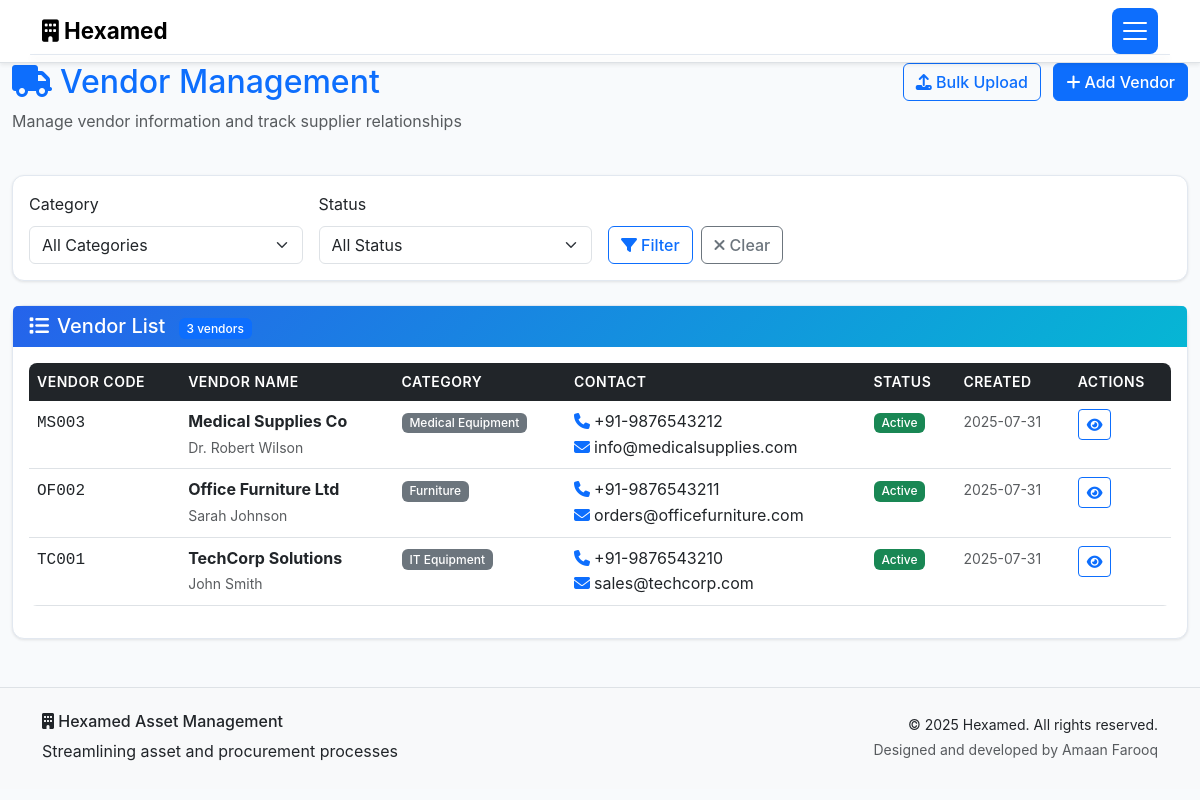
/vendors (signed in), run on an earlier commit of the app's database.
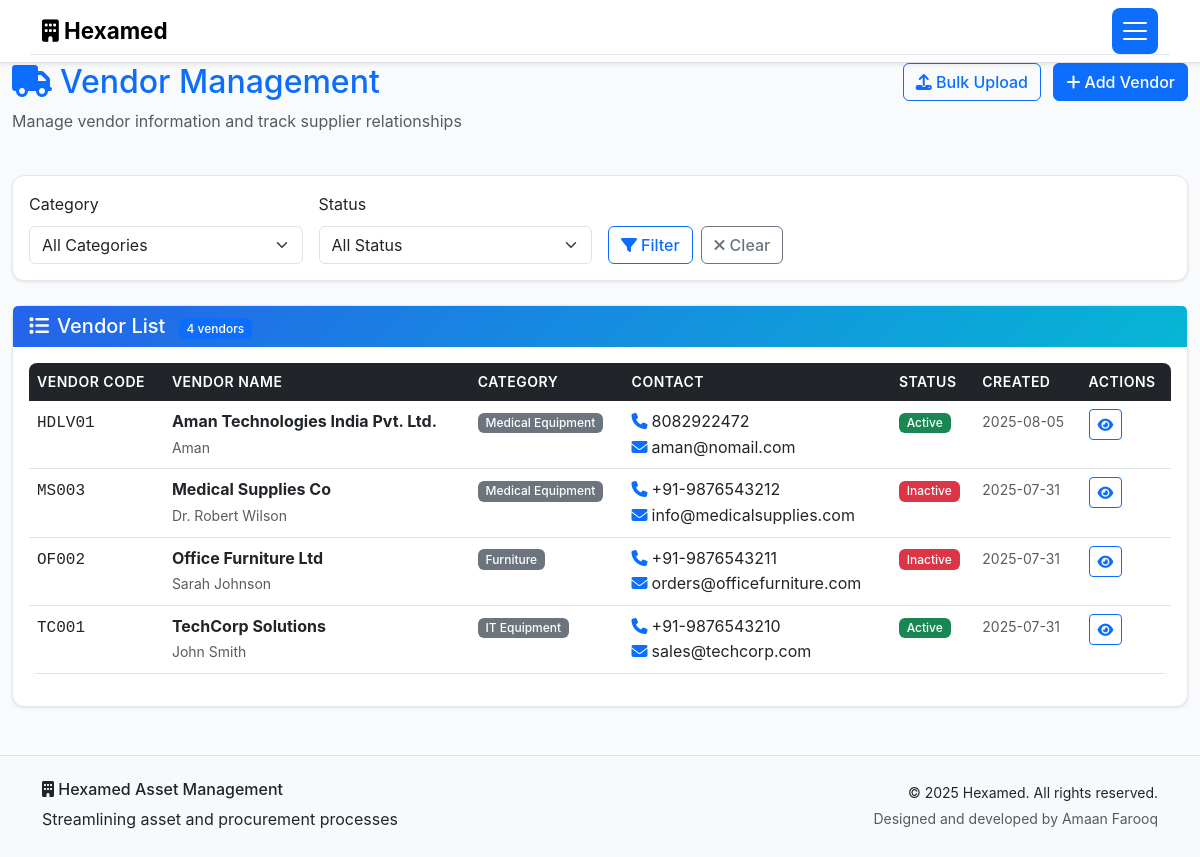
And on a later commit of the database.
### models.py (models this page shows, shortened)
class Vendor(db.Model):
    id = db.Column(db.Integer, primary_key=True)
    vendor_name = db.Column(db.String(200), nullable=False)
    contact_person = db.Column(db.String(100))
    phone = db.Column(db.String(20))
    email = db.Column(db.String(120))
    address = db.Column(db.Text)
    vendor_code = db.Column(db.String(50), unique=True)
    category = db.Column(db.String(100))  # IT Equipment, Furniture, etc.
    payment_terms = db.Column(db.String(100))
    is_active = db.Column(db.Boolean, default=True)
    notes = db.Column(db.Text)
    created_at = db.Column(db.DateTime, default=datetime.utcnow)
    updated_at = db.Column(db.DateTime, default=datetime.utcnow, onupdate=datetime.utcnow)

### routes.py (the view)
    def decorated_function(*args, **kwargs):
        if 'user_id' not in session:
            flash('Please log in to access this page.', 'warning')
            return redirect(url_for('login'))
        return f(*args, **kwargs)

### routes.py (called while the page is built)
def require_login(f):
    def decorated_function(*args, **kwargs):
        if 'user_id' not in session:
            flash('Please log in to access this page.', 'warning')
            return redirect(url_for('login'))
        return f(*args, **kwargs)
    decorated_function.__name__ = f.__name__
    return decorated_function

@app.route('/vendors')
@require_login
def view_vendors():
    page = request.args.get('page', 1, type=int)
    category = request.args.get('category', '')
    query = Vendor.query
    if category:
        query = query.filter_by(category=category)
    vendors = query.order_by(Vendor.created_at.desc()).paginate(
        page=page, per_page=15, error_out=False)
    categories = db.session.query(Vendor.category).distinct().all()
    categories = [c[0] for c in categories if c[0]]
    user = User.query.get(session['user_id'])
    return render_template('vendors.html', vendors=vendors, categories=categories,
                         selected_category=category, user=user)

### templates/vendors.html (shortened to what the changed rows need)
{% extends "base.html" %}
{% block content %}
<div class="container-fluid">
    <div class="row mb-4">
        <div class="col">
            <h2 class="text-primary">
                <i class="fas fa-truck me-2"></i>Vendor Management
            </h2>
        </div>
    </div>
    <div class="card">
        <div class="card-header">
            <h5 class="mb-0">
                <i class="fas fa-list me-2"></i>Vendor List
                <span class="badge bg-primary ms-2">{{ vendors.total }} vendors</span>
            </h5>
        </div>
        <div class="card-body">
            {% if vendors.items %}
            <div class="table-responsive">
                <table class="table table-hover">
                    <thead>
                        <tr>
                            <th>Vendor Code</th>
                            <th>Vendor Name</th>
                            <th>Category</th>
                            <th>Contact</th>
                            <th>Status</th>
                            <th>Created</th>
                            <th>Actions</th>
                        </tr>
                    </thead>
                    <tbody>
                        {% for vendor in vendors.items %}
                        <tr>
                            <td>
                                <span class="font-monospace">{{ vendor.vendor_code or 'N/A' }}</span>
                            </td>
                            <td>
                                <strong>{{ vendor.vendor_name }}</strong>
                                {% if vendor.contact_person %}
                                <br><small class="text-muted">{{ vendor.contact_person }}</small>
                                {% endif %}
                            </td>
                            <td>
                                {% if vendor.category %}
                                <span class="badge bg-secondary">{{ vendor.category }}</span>
                                {% else %}
                                <span class="text-muted">N/A</span>
                                {% endif %}
                            </td>
                            <td>
                                {% if vendor.phone %}
                                <i class="fas fa-phone text-primary me-1"></i>{{ vendor.phone }}<br>
                                {% endif %}
                                {% if vendor.email %}
                                <i class="fas fa-envelope text-primary me-1"></i>{{ vendor.email }}
                                {% endif %}
                            </td>
                            <td>
                                {% if vendor.is_active %}
                                <span class="badge bg-success">Active</span>
                                {% else %}
                                <span class="badge bg-danger">Inactive</span>
                                {% endif %}
                            </td>
                            <td>
                                <small class="text-muted">
                                    {{ vendor.created_at.strftime('%Y-%m-%d') }}
                                </small>
                            </td>
                            <td>
                                <div class="btn-group" role="group">
                                    <a href="{{ url_for('view_vendor_detail', vendor_id=vendor.id) }}"
                                       class="btn btn-sm btn-outline-primary" title="View Details">
                                        <i class="fas fa-eye"></i>
                                    </a>
                                </div>
                            </td>
                        </tr>
                        {% endfor %}
                    </tbody>
                </table>
            </div>
            {% endif %}
        </div>
    </div>
</div>
{% endblock %}

What changed in the data, as far as the page shows it:
added Vendor: vendor_code "HDLV01", vendor_name "Aman Technologies India Pvt. Ltd.", contact_person "Aman", category "Medical Equipment", phone "8082922472", email "aman@nomail.com", is_active "Active", created_at "2025-08-05"
changed Vendor "MS003": is_active "Active" → "Inactive"
changed Vendor "OF002": is_active "Active" → "Inactive"
Also different on the page:
{{ vendors.total }}: "3" → "4"
